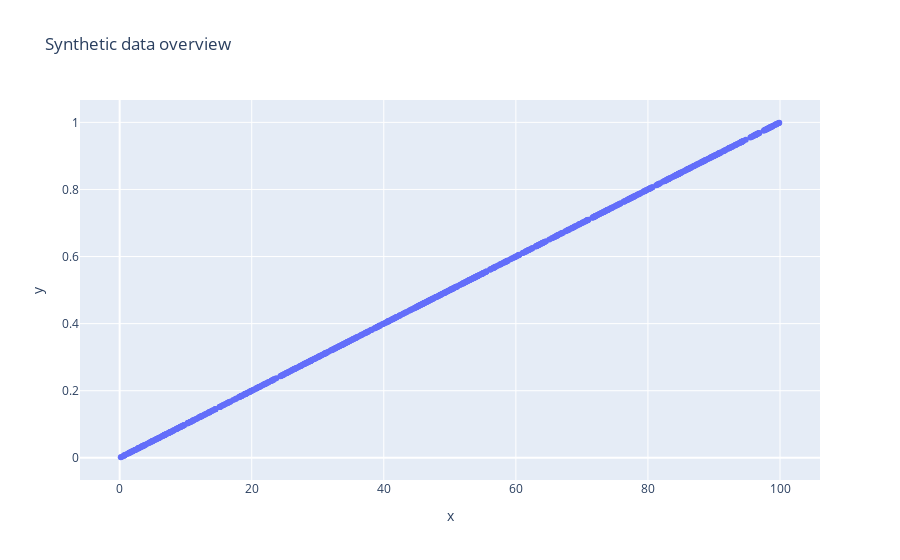

The code cell stored with this chart in its notebook:
### Code cell
fig = px.scatter(x=treatment_data["feat_2"], y=treatment_data["feat_1"], 
                 title="Synthetic data overview")
fig.show()

### Figure 1 — Plotly figure (JSON) as saved in the notebook; plotly's stock layout.template omitted (floating-point values rounded to 4 significant figures; data arrays with more than 128 entries replaced by an {"elided": "..."} marker saying what was removed)
{"data": [{"hovertemplate": "x=%{x}<br>y=%{y}<extra></extra>", "legendgroup": "", "marker": {"color": "#636efa", "symbol": "circle"}, "mode": "markers", "name": "", "orientation": "v", "showlegend": false, "type": "scatter", "x": {"elided": "1000 float values"}, "xaxis": "x", "y": {"elided": "1000 float values"}, "yaxis": "y"}], "layout": {"legend": {"tracegroupgap": 0}, "title": {"text": "Synthetic data overview"}, "xaxis": {"anchor": "y", "domain": [0, 1], "title": {"text": "x"}}, "yaxis": {"anchor": "x", "domain": [0, 1], "title": {"text": "y"}}}}
